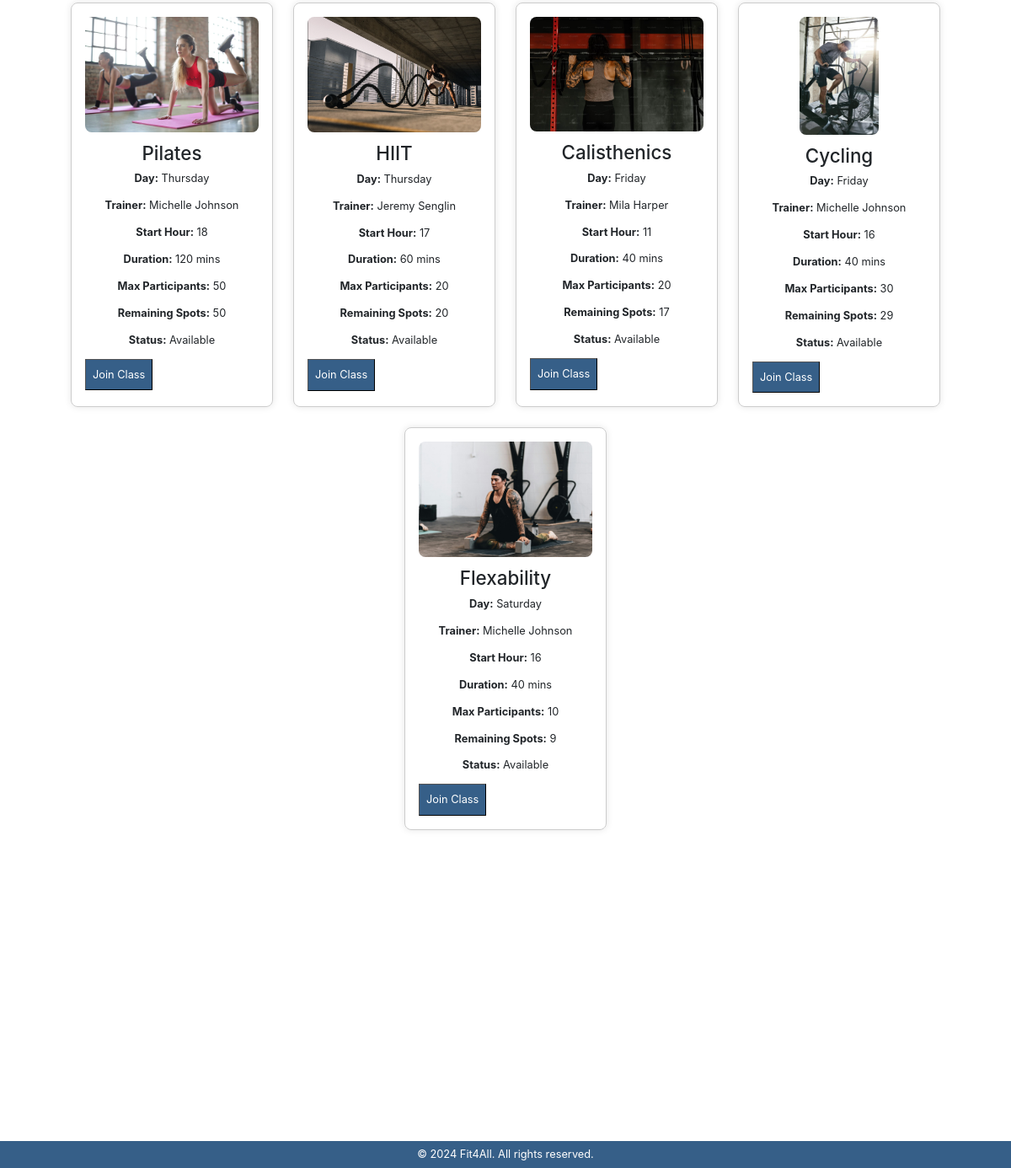
/palestra/classes-schedule/ (lower part), run on an earlier commit of the app's database.
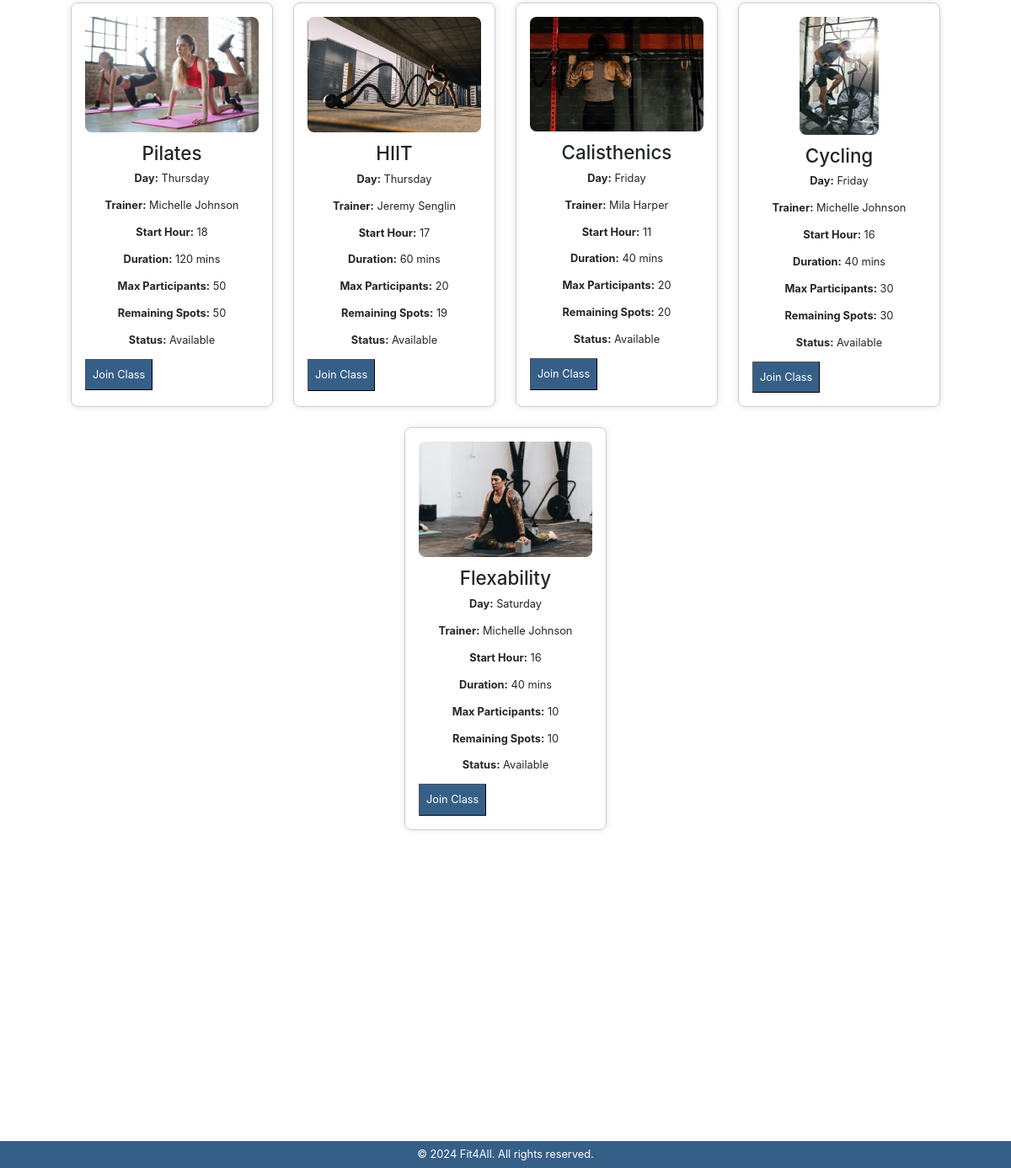
And on a later commit of the database.
### management/models.py (models this page shows, shortened)
class GroupTraining(models.Model):
    trainer = models.ForeignKey('palestra.TrainerProfile', on_delete=models.CASCADE)
    DAY_CHOICES = [
        ('Monday', 'Monday'),
        ('Tuesday', 'Tuesday'),
        ('Wednesday', 'Wednesday'),
        ('Thursday', 'Thursday'),
        ('Friday', 'Friday'),
        ('Saturday', 'Saturday'),
        ('Sunday', 'Sunday'),
    ]
    day = models.CharField(max_length=10, choices=DAY_CHOICES)
    START_HOUR_CHOICES = [
        (9, '9:00'),
        (10, '10:00'),
        (11, '11:00'),
        (12, '12:00'),
        (13, '13:00'),
        (14, '14:00'),
        (15, '15:00'),
        (16, '16:00'),
        (17, '17:00'),
        (18, '18:00'),
    ]
    start_hour = models.PositiveSmallIntegerField(choices=START_HOUR_CHOICES)
    duration = models.PositiveIntegerField()  #Durata in minuti
    max_participants = models.PositiveIntegerField()
    total_partecipants = models.PositiveIntegerField(default=0)
    title = models.TextField(max_length=100)
    image = models.ImageField(upload_to='group-classes/', null=True, blank=True)
    def expired(self):
        ended = False
        today_day_index = today.weekday()
        group_training_day_index = day_mapping[self.day]
        if today_day_index > group_training_day_index:
            ended = True
        elif today_day_index == group_training_day_index:
            if today.hour >= self.start_hour:
                ended = True
            else:
                ended = False
        else:
            ended = False
        return ended
    def full(self):
        return self.total_partecipants == self.max_participants

### palestra/models.py (models this page shows, shortened)
class TrainerProfile(models.Model):
    user = models.OneToOneField(User, on_delete=models.CASCADE)
    gender_choices = [
        ('M', 'Male'),
        ('F', 'Female'),
    ]
    gender = models.CharField(max_length=1, choices=gender_choices, null=False, blank=True)
    first_name = models.CharField(max_length=100, null=False, blank=True)
    last_name = models.CharField(max_length=100, null=False, blank=True)
    date_of_birth = models.DateField(null=True, blank=True)
    certifications = models.FileField(upload_to='pt_CVs/', blank=True)
    profile_picture = models.ImageField(upload_to='profile_pictures/', null=True, blank=True)
    fitness_goals = models.ManyToManyField(FitnessGoal)  # Cambio qui
    pt_photo = models.ImageField(upload_to='pt_images/', null=True, blank=True)

### palestra/views.py (the view, shortened to what this page needs)
# urls.py: path('classes-schedule/', views.GymClassesView.as_view(), name='classes-schedule'),
class GymClassesView(View):
    def get_context(self, request):
        context = {}
        schedule = {}
        days = set()
        hours = set()
        available_trainers = set()
        all_group_classes = GroupTraining.objects.all()
        for day in global_variables.week_days:
            schedule[day] = {}
        day_filter = request.GET.get('day')
        hour_filter = request.GET.get('hour')
        trainer_filter = request.GET.get('trainer')
        available_filter = request.GET.get('available')
        for class_instance in all_group_classes:
            days.add(class_instance.day)
            hours.add(class_instance.start_hour)
            available_trainers.add(class_instance.trainer)
            include = True
            if day_filter and class_instance.day != day_filter:
                include = False
            try:
                if trainer_filter and class_instance.trainer != models.TrainerProfile.objects.get(id=trainer_filter):
                    include = False
            except models.TrainerProfile.DoesNotExist:
                pass
            if available_filter and class_instance.expired() or class_instance.full():
                include = False
            if include:
                class_instance.expired = class_instance.expired()
                schedule[class_instance.day][class_instance.start_hour] = class_instance
        available_days = []
        for day in global_variables.day_mapping.keys():
            if day in days:
                available_days.append(day)
        available_hours = sorted(list(hours))
        context['available_days'] = available_days
        context['available_hours'] = available_hours
        context['available_trainers'] = available_trainers
        context['schedule'] = schedule
        return context
    def get(self, request):
        context = self.get_context(request)
        return render(request=request, template_name="classes-schedule.html", context=context)

### gestione_palestra/templatetags/custom_filters.py (called while the page is built)
@register.filter(name='subtract')
def subtract(value, arg):
    return value - arg

### templates/palestra/classes-schedule.html (shortened to what this page needs)
{% extends "base.html" %}
{% load custom_filters %}
{% block content %}
<div style="margin-bottom: 50px; margin-top:100px; display:ruby-text; text-align:center;">
    <div class="schedule-grid" id="courses-body">
        {% for day, hours_data in schedule.items %}
            {% for hour, course in hours_data.items %}
                {% include "course_row.html" %}
            {% endfor %}
        {% endfor %}
    </div>
</div>
{% endblock %}

### templates/palestra/course_row.html (shortened to what this page needs)
{% load custom_filters %}
<div class="course-card">
    {% if course.image %}
    <img src="{{ course.image.url }}" alt="{{ course.title }}" class="course-image">
    {% endif %}
    <div class="course-info">
        <h3>{{ course.title }}</h3>
        <p><strong>Day:</strong> {{ day }}</p>
        <p><strong>Trainer:</strong> {{ course.trainer.first_name }} {{ course.trainer.last_name }}</p>
        <p><strong>Start Hour:</strong> {{ hour }}</p>
        <p><strong>Duration:</strong> {{ course.duration }} mins</p>
        <p><strong>Max Participants:</strong> {{ course.max_participants }}</p>
        <p><strong>Remaining Spots:</strong>
            {% if not course.expired %}
                {{ course.max_participants|subtract:course.total_partecipants }}
            {% else %}
                0
            {% endif %}
        </p>
        <p><strong>Status:</strong>
            {% if course.expired %}
                Ended
            {% elif course.max_participants|subtract:course.total_partecipants == 0 %}
                Full
            {% else %}
                Available
            {% endif %}
        </p>
    </div>
    {% if not request.user.is_instructor and not request.user.is_manager %}
    <form class="classes-form" method="post">{% csrf_token %}
        <button type="submit">Join Class</button>
    </form>
    {% endif %}
</div>

What changed in the data, as far as the page shows it:
changed GroupTraining "HIIT": max_participants|subtract "20" → "19"
changed GroupTraining "Calisthenics": max_participants|subtract "17" → "20"
changed GroupTraining "Cycling": max_participants|subtract "29" → "30"
changed GroupTraining "Flexability": max_participants|subtract "9" → "10"
